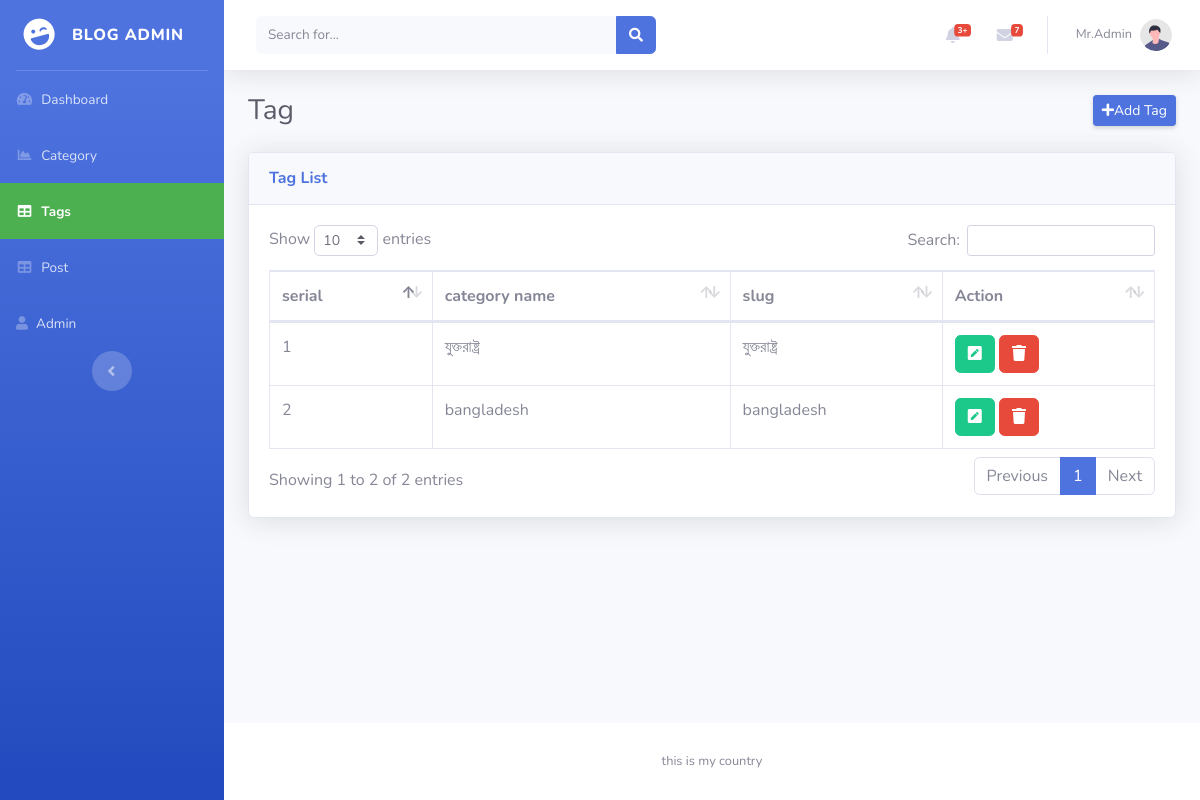
Page /Admin/tag.php (signed in) on the committed database.
### tables this page shows
CREATE TABLE `tag` (
  `id` int NOT NULL,
  `name` varchar(255) NOT NULL,
  `slug` varchar(255) NOT NULL
);

### Admin/tag.php (the view, shortened to what this page needs)
<?php
include "layout/head.php";
?>
    <div id="wrapper">
        <?php
        include "layout/sidebar.php";
        ?>
        <div id="content-wrapper" class="d-flex flex-column">
            <div id="content">
             <?php include "layout/topbar.php"?>
                <div class="container-fluid">
                    <div class="d-sm-flex align-items-center justify-content-between mb-4">
                        <h1 class="h3 mb-0 text-gray-800">Tag</h1>
                        <a href="tagCreate.php" class="d-none d-sm-inline-block btn btn-sm btn-primary shadow-sm"><i
                                class="fas fa-plus"></i>Add Tag</a>
                    </div>
                         <div class="card shadow mb-4">
                        <div class="card-header py-3">
                            <h6 class="m-0 font-weight-bold text-primary">Tag List</h6>
                        </div>
                        <div class="card-body">
                            <div class="table-responsive">
                                <table class="table table-bordered" id="dataTable" width="100%" cellspacing="0">
                                    <thead>
                                        <tr>
                                        <th>serial</th>
                                        <th>category name</th>
                                        <th>slug</th>
                                        <th>Action</th>
                                        </tr>
                                    </thead>
                                    <tbody>
<?php
$sql = "SELECT * FROM tag";
$stmt = $conn->query($sql);
$tags = $stmt->fetchAll(PDO::FETCH_OBJ);
if($tags != null){
    foreach($tags as $key=> $tag){?>
<tr>
            <td><?php echo $key+1; ?></td>
            <td><?php echo $tag->name ;?> </td>
            <td><?php echo $tag->slug ;?> </td>
            <td>
            <a href="tagEdit.php?id=<?php echo $tag->id?>"><button class="btn btn-success"><i class="fa fa-pen-square"></i></button></a>
            <a href="tagdelete.php?id=<?php echo $tag->id?>" onclick="return confirm('Are you sure to Delete')" class="btn btn-danger">
            <i class="fa fa-trash"></i></a>
            </td>
        </tr>
<?php
}
}
?>
                                    </tbody>
                                </table>
                            </div>
                        </div>
                    </div>
                </div>
            </div>
            <footer class="sticky-footer bg-white">
                <div class="container my-auto">
                    <div class="copyright text-center my-auto">
                        <span>this is my country</span>
                    </div>
                </div>
            </footer>
        </div>
    </div>
 <?php
include "layout/footer.php";
 ?>

### rows in the picture
tag: name "যুক্তরাষ্ট্র", slug "যুক্তরাষ্ট্র"
tag: name "bangladesh", slug "bangladesh"

### other values in the picture
$_SESSION['name'] "Mr.Admin"
